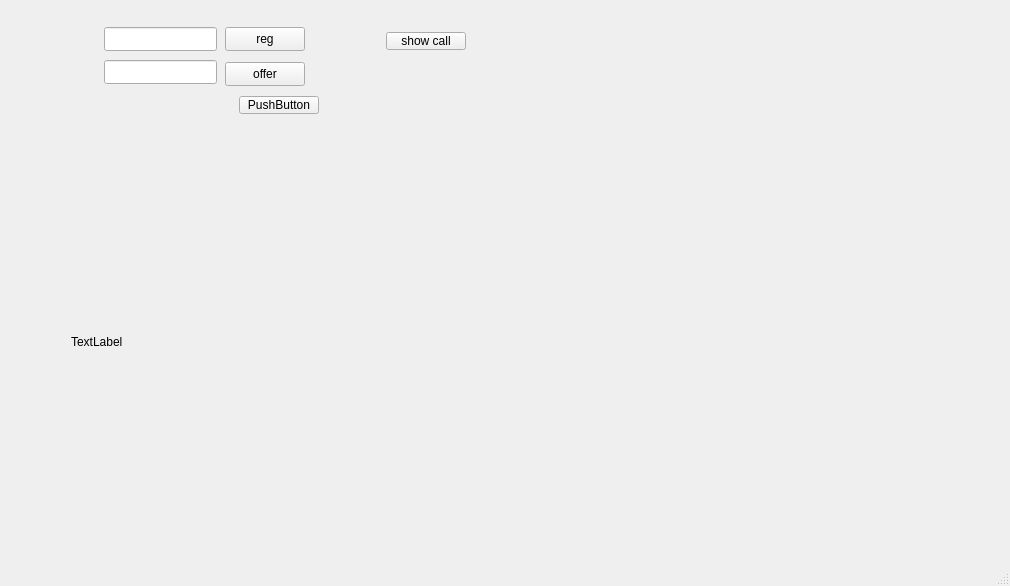
<?xml version="1.0" encoding="UTF-8"?>
<ui version="4.0">
 <class>MainWindow</class>
 <widget class="QMainWindow" name="MainWindow">
  <property name="geometry">
   <rect>
    <x>0</x>
    <y>0</y>
    <width>1010</width>
    <height>586</height>
   </rect>
  </property>
  <property name="windowTitle">
   <string>MainWindow</string>
  </property>
  <widget class="QWidget" name="centralwidget">
   <widget class="QLineEdit" name="peer_id">
    <property name="geometry">
     <rect>
      <x>104</x>
      <y>60</y>
      <width>113</width>
      <height>24</height>
     </rect>
    </property>
   </widget>
   <widget class="QPushButton" name="pb_reg">
    <property name="geometry">
     <rect>
      <x>225</x>
      <y>27</y>
      <width>80</width>
      <height>24</height>
     </rect>
    </property>
    <property name="text">
     <string>reg</string>
    </property>
   </widget>
   <widget class="QLineEdit" name="self_id">
    <property name="geometry">
     <rect>
      <x>104</x>
      <y>27</y>
      <width>113</width>
      <height>24</height>
     </rect>
    </property>
   </widget>
   <widget class="QPushButton" name="pd_offer">
    <property name="geometry">
     <rect>
      <x>225</x>
      <y>62</y>
      <width>80</width>
      <height>24</height>
     </rect>
    </property>
    <property name="text">
     <string>offer</string>
    </property>
   </widget>
   <widget class="QPushButton" name="pb_share">
    <property name="geometry">
     <rect>
      <x>239</x>
      <y>96</y>
      <width>80</width>
      <height>18</height>
     </rect>
    </property>
    <property name="text">
     <string>PushButton</string>
    </property>
   </widget>
   <widget class="QLabel" name="label">
    <property name="geometry">
     <rect>
      <x>71</x>
      <y>148</y>
      <width>906</width>
      <height>387</height>
     </rect>
    </property>
    <property name="text">
     <string>TextLabel</string>
    </property>
   </widget>
   <widget class="QPushButton" name="pb_showCallOffer">
    <property name="geometry">
     <rect>
      <x>386</x>
      <y>32</y>
      <width>80</width>
      <height>18</height>
     </rect>
    </property>
    <property name="text">
     <string>show call</string>
    </property>
   </widget>
  </widget>
  <widget class="QMenuBar" name="menubar">
   <property name="geometry">
    <rect>
     <x>0</x>
     <y>0</y>
     <width>1010</width>
     <height>17</height>
    </rect>
   </property>
  </widget>
  <widget class="QStatusBar" name="statusbar"/>
 </widget>
 <resources/>
 <connections/>
</ui>
